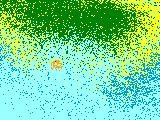
//> input picture images/10/grabcut.png, 160 x 120 px
$ ./thresholding ../../images/10/grabcut.png   (built with g++ and OpenCV 4)
//> lines starting //> are read from the running program, lines starting //| are printed output that depends on the picture; after the words box and inside, x2 and y2 are one past the last pixel; in counts of white or black regions, pixels touching at a corner belong together
#include "opencv2/imgproc/imgproc.hpp"
#include "opencv2/highgui/highgui.hpp"
#include <stdlib.h>
#include <stdio.h>

using namespace cv;

/// Global variables

int threshold_value = 0;
int threshold_type = 0;;
int const max_value = 255;
int const max_type = 4;
int const max_BINARY_value = 255;

Mat src, src_gray, dst;
string window_name = "Threshold Demo";

string trackbar_type = "Type: \n 0: Binary \n 1: Binary Inverted \n 2: Truncate \n 3: To Zero \n 4: To Zero Inverted";
string trackbar_value = "Value";

/// Function headers
void Threshold_Demo( int, void* );

/**
 * @function main
 */
int main( int argc, char** argv )
{
  /// Load an image
  src = imread( argv[1], 1 );
//> src is the input picture: 120 rows x 160 cols, CV_8UC3; mean B, G, R 147.3, 214.3, 117.8

  /// Convert the image to Gray
  cvtColor( src, src_gray, CV_RGB2GRAY );
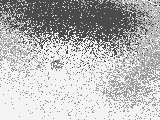
//> src_gray: 120 rows x 160 cols, CV_8UC1; min 16, max 243, mean 183.1

  /// Create a window to display results
  namedWindow( window_name, CV_WINDOW_AUTOSIZE );

  /// Create Trackbar to choose type of Threshold
  createTrackbar( trackbar_type,
                  window_name, &threshold_type,
                  max_type, Threshold_Demo );
//> slider 'Type: \n 0: Binary \n 1: Binary ' is set to 1

  createTrackbar( trackbar_value,
                  window_name, &threshold_value,
                  max_value, Threshold_Demo );
//> slider 'Value' is set to 85

  /// Call the function to initialize
  Threshold_Demo( 0, 0 );
//> in Threshold_Demo, `threshold( src_gray, dst, threshold_value, max_BINARY_value,threshold_..`:
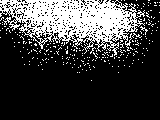
//> dst: 120 rows x 160 cols, CV_8UC1; 24.6% white; 238 white regions (236 under 20 px), largest, box (x1, y1, x2, y2) and area: (0, 0, 145, 56) 4243, (140, 26, 148, 35) 20

  /// Wait until user finishes program
  while(true)
  {
    int c;
    c = waitKey( 20 );
//> the Esc key is pressed
    if( (char)c == 27 )
      { break; }
   }

}


/**
 * @function Threshold_Demo
 */
void Threshold_Demo( int, void* )
{
  /* 0: Binary
     1: Binary Inverted
     2: Threshold Truncated
     3: Threshold to Zero
     4: Threshold to Zero Inverted
   */

  threshold( src_gray, dst, threshold_value, max_BINARY_value,threshold_type );

  imshow( window_name, dst );
}
